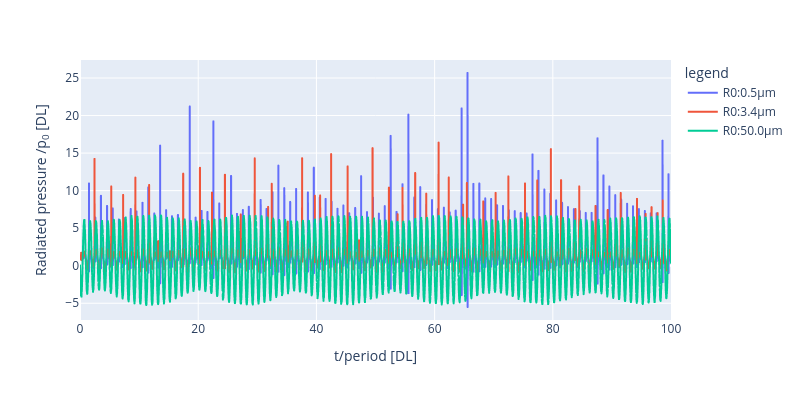

The notebook cell saved with this chart:
### Code cell
fig = px.line(data_t_df,x="t", y="data", color="legend")
fig.update_layout(
    height=Fig_Height,
    width=Fig_Width,
    xaxis=dict(title="t/period [DL]"),
    yaxis=dict(title="Radiated pressure /p<sub>0</sub> [DL]"),
)
fig.show()

### Figure 1 — Plotly figure (JSON) as saved in the notebook; plotly's stock layout.template omitted (floating-point values rounded to 4 significant figures; data arrays with more than 128 entries replaced by an {"elided": "..."} marker saying what was removed)
{"data": [{"hovertemplate": "legend=R0:0.5μm<br>t=%{x}<br>data=%{y}<extra></extra>", "legendgroup": "R0:0.5μm", "line": {"color": "#636efa", "dash": "solid"}, "marker": {"symbol": "circle"}, "mode": "lines", "name": "R0:0.5μm", "showlegend": true, "type": "scattergl", "x": {"elided": "10000 float values"}, "xaxis": "x", "y": {"elided": "10000 float values"}, "yaxis": "y"}, {"hovertemplate": "legend=R0:3.4μm<br>t=%{x}<br>data=%{y}<extra></extra>", "legendgroup": "R0:3.4μm", "line": {"color": "#EF553B", "dash": "solid"}, "marker": {"symbol": "circle"}, "mode": "lines", "name": "R0:3.4μm", "showlegend": true, "type": "scattergl", "x": {"elided": "10000 float values"}, "xaxis": "x", "y": {"elided": "10000 float values"}, "yaxis": "y"}, {"hovertemplate": "legend=R0:50.0μm<br>t=%{x}<br>data=%{y}<extra></extra>", "legendgroup": "R0:50.0μm", "line": {"color": "#00cc96", "dash": "solid"}, "marker": {"symbol": "circle"}, "mode": "lines", "name": "R0:50.0μm", "showlegend": true, "type": "scattergl", "x": {"elided": "10000 float values"}, "xaxis": "x", "y": {"elided": "10000 float values"}, "yaxis": "y"}], "layout": {"height": 400, "legend": {"title": {"text": "legend"}, "tracegroupgap": 0}, "margin": {"t": 60}, "width": 800, "xaxis": {"anchor": "y", "domain": [0, 1], "title": {"text": "t/period [DL]"}}, "yaxis": {"anchor": "x", "domain": [0, 1], "title": {"text": "Radiated pressure /p<sub>0</sub> [DL]"}}}}
